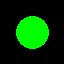

This chart was generated by the following Python code:
#!/usr/bin/env python3

from PIL import Image, ImageDraw

# Create a new image with black background
img_size = (64, 64)
background_color = (0, 0, 0)
circle_color = (0, 255, 0)
circle_diameter = 32
circle_radius = circle_diameter // 2

image = Image.new('RGB', img_size, background_color)
draw = ImageDraw.Draw(image)

# Calculate the position of the circle
circle_x = (img_size[0] - circle_diameter) // 2
circle_y = (img_size[1] - circle_diameter) // 2

# Draw the circle
draw.ellipse((circle_x, circle_y, circle_x + circle_diameter, circle_y + circle_diameter), fill=circle_color)

# Save the image
image.save('green_circle.png')
